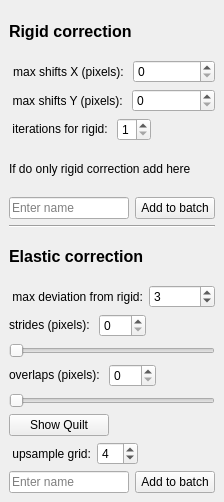
<?xml version="1.0" encoding="UTF-8"?>
<ui version="4.0">
 <class>DockWidget</class>
 <widget class="QDockWidget" name="DockWidget">
  <property name="geometry">
   <rect>
    <x>0</x>
    <y>0</y>
    <width>224</width>
    <height>502</height>
   </rect>
  </property>
  <property name="floating">
   <bool>true</bool>
  </property>
  <property name="windowTitle">
   <string>CaImAn Motion Correction</string>
  </property>
  <widget class="QWidget" name="dockWidgetContents">
   <layout class="QGridLayout" name="gridLayout">
    <item row="4" column="0">
     <widget class="QLabel" name="label_20">
      <property name="text">
       <string>If do only rigid correction add here</string>
      </property>
     </widget>
    </item>
    <item row="5" column="0">
     <layout class="QHBoxLayout" name="horizontalLayout_15">
      <item>
       <widget class="QLineEdit" name="lineEditNameRigid">
        <property name="placeholderText">
         <string>Enter name</string>
        </property>
       </widget>
      </item>
      <item>
       <widget class="QPushButton" name="btnAddToBatchRigid">
        <property name="text">
         <string>Add to batch</string>
        </property>
       </widget>
      </item>
     </layout>
    </item>
    <item row="9" column="0">
     <layout class="QVBoxLayout" name="verticalLayout_5">
      <item>
       <layout class="QHBoxLayout" name="horizontalLayout_17">
        <item>
         <widget class="QLabel" name="label_18">
          <property name="sizePolicy">
           <sizepolicy hsizetype="Preferred" vsizetype="Fixed">
            <horstretch>0</horstretch>
            <verstretch>0</verstretch>
           </sizepolicy>
          </property>
          <property name="text">
           <string>strides (pixels): </string>
          </property>
          <property name="alignment">
           <set>Qt::AlignBottom|Qt::AlignLeading|Qt::AlignLeft</set>
          </property>
         </widget>
        </item>
        <item>
         <widget class="QSpinBox" name="spinboxStrides">
          <property name="maximum">
           <number>500</number>
          </property>
          <property name="value">
           <number>0</number>
          </property>
         </widget>
        </item>
        <item>
         <spacer name="horizontalSpacer_6">
          <property name="orientation">
           <enum>Qt::Horizontal</enum>
          </property>
          <property name="sizeHint" stdset="0">
           <size>
            <width>40</width>
            <height>20</height>
           </size>
          </property>
         </spacer>
        </item>
       </layout>
      </item>
      <item>
       <widget class="QSlider" name="sliderStrides">
        <property name="minimum">
         <number>1</number>
        </property>
        <property name="maximum">
         <number>500</number>
        </property>
        <property name="orientation">
         <enum>Qt::Horizontal</enum>
        </property>
       </widget>
      </item>
     </layout>
    </item>
    <item row="12" column="0">
     <layout class="QHBoxLayout" name="horizontalLayout_19">
      <item>
       <widget class="QLabel" name="label_10">
        <property name="text">
         <string> upsample grid:</string>
        </property>
        <property name="alignment">
         <set>Qt::AlignCenter</set>
        </property>
       </widget>
      </item>
      <item>
       <widget class="QSpinBox" name="spinboxUpsample">
        <property name="minimum">
         <number>1</number>
        </property>
        <property name="maximum">
         <number>10</number>
        </property>
        <property name="value">
         <number>4</number>
        </property>
       </widget>
      </item>
      <item>
       <spacer name="horizontalSpacer_8">
        <property name="orientation">
         <enum>Qt::Horizontal</enum>
        </property>
        <property name="sizeHint" stdset="0">
         <size>
          <width>40</width>
          <height>20</height>
         </size>
        </property>
       </spacer>
      </item>
     </layout>
    </item>
    <item row="13" column="0">
     <layout class="QHBoxLayout" name="horizontalLayout_20">
      <item>
       <widget class="QLineEdit" name="lineEditNameElastic">
        <property name="placeholderText">
         <string>Enter name</string>
        </property>
       </widget>
      </item>
      <item>
       <widget class="QPushButton" name="btnAddToBatchElastic">
        <property name="text">
         <string>Add to batch</string>
        </property>
       </widget>
      </item>
     </layout>
    </item>
    <item row="10" column="0">
     <layout class="QVBoxLayout" name="verticalLayout_6">
      <item>
       <layout class="QHBoxLayout" name="horizontalLayout_18">
        <item>
         <widget class="QLabel" name="label_19">
          <property name="sizePolicy">
           <sizepolicy hsizetype="Preferred" vsizetype="Fixed">
            <horstretch>0</horstretch>
            <verstretch>0</verstretch>
           </sizepolicy>
          </property>
          <property name="text">
           <string>overlaps (pixels): </string>
          </property>
          <property name="alignment">
           <set>Qt::AlignBottom|Qt::AlignLeading|Qt::AlignLeft</set>
          </property>
         </widget>
        </item>
        <item>
         <widget class="QSpinBox" name="spinboxOverlaps">
          <property name="maximum">
           <number>500</number>
          </property>
          <property name="value">
           <number>0</number>
          </property>
         </widget>
        </item>
        <item>
         <spacer name="horizontalSpacer_5">
          <property name="orientation">
           <enum>Qt::Horizontal</enum>
          </property>
          <property name="sizeHint" stdset="0">
           <size>
            <width>40</width>
            <height>20</height>
           </size>
          </property>
         </spacer>
        </item>
       </layout>
      </item>
      <item>
       <widget class="QSlider" name="sliderOverlaps">
        <property name="minimum">
         <number>1</number>
        </property>
        <property name="maximum">
         <number>500</number>
        </property>
        <property name="orientation">
         <enum>Qt::Horizontal</enum>
        </property>
       </widget>
      </item>
     </layout>
    </item>
    <item row="2" column="0">
     <layout class="QHBoxLayout" name="horizontalLayout_13">
      <item>
       <widget class="QLabel" name="label_13">
        <property name="text">
         <string> max shifts Y (pixels): </string>
        </property>
        <property name="alignment">
         <set>Qt::AlignRight|Qt::AlignTrailing|Qt::AlignVCenter</set>
        </property>
       </widget>
      </item>
      <item>
       <widget class="QSpinBox" name="spinboxY">
        <property name="sizePolicy">
         <sizepolicy hsizetype="MinimumExpanding" vsizetype="Fixed">
          <horstretch>0</horstretch>
          <verstretch>0</verstretch>
         </sizepolicy>
        </property>
        <property name="maximum">
         <number>999</number>
        </property>
       </widget>
      </item>
     </layout>
    </item>
    <item row="3" column="0">
     <layout class="QHBoxLayout" name="horizontalLayout_14">
      <item>
       <widget class="QLabel" name="label_6">
        <property name="sizePolicy">
         <sizepolicy hsizetype="Preferred" vsizetype="Fixed">
          <horstretch>0</horstretch>
          <verstretch>0</verstretch>
         </sizepolicy>
        </property>
        <property name="text">
         <string> iterations for rigid: </string>
        </property>
        <property name="alignment">
         <set>Qt::AlignRight|Qt::AlignTrailing|Qt::AlignVCenter</set>
        </property>
       </widget>
      </item>
      <item>
       <widget class="QSpinBox" name="spinboxIterRigid">
        <property name="sizePolicy">
         <sizepolicy hsizetype="Fixed" vsizetype="Fixed">
          <horstretch>0</horstretch>
          <verstretch>0</verstretch>
         </sizepolicy>
        </property>
        <property name="minimum">
         <number>1</number>
        </property>
        <property name="maximum">
         <number>5</number>
        </property>
       </widget>
      </item>
      <item>
       <spacer name="horizontalSpacer_4">
        <property name="orientation">
         <enum>Qt::Horizontal</enum>
        </property>
        <property name="sizeHint" stdset="0">
         <size>
          <width>40</width>
          <height>20</height>
         </size>
        </property>
       </spacer>
      </item>
     </layout>
    </item>
    <item row="6" column="0">
     <widget class="Line" name="line">
      <property name="orientation">
       <enum>Qt::Horizontal</enum>
      </property>
     </widget>
    </item>
    <item row="8" column="0">
     <layout class="QHBoxLayout" name="horizontalLayout_16">
      <item>
       <widget class="QLabel" name="label_15">
        <property name="text">
         <string> max deviation from rigid:</string>
        </property>
        <property name="alignment">
         <set>Qt::AlignCenter</set>
        </property>
       </widget>
      </item>
      <item>
       <widget class="QSpinBox" name="spinboxMaxDev">
        <property name="maximum">
         <number>999</number>
        </property>
        <property name="value">
         <number>3</number>
        </property>
       </widget>
      </item>
     </layout>
    </item>
    <item row="7" column="0">
     <widget class="QLabel" name="label_17">
      <property name="font">
       <font>
        <pointsize>12</pointsize>
        <weight>75</weight>
        <bold>true</bold>
       </font>
      </property>
      <property name="toolTip">
       <string>Compute some summary images (correlation and peak to noise ratio)</string>
      </property>
      <property name="text">
       <string>Elastic correction</string>
      </property>
     </widget>
    </item>
    <item row="0" column="0">
     <widget class="QLabel" name="label_16">
      <property name="font">
       <font>
        <pointsize>12</pointsize>
        <weight>75</weight>
        <bold>true</bold>
       </font>
      </property>
      <property name="toolTip">
       <string>Compute some summary images (correlation and peak to noise ratio)</string>
      </property>
      <property name="text">
       <string>Rigid correction</string>
      </property>
     </widget>
    </item>
    <item row="11" column="0">
     <widget class="QPushButton" name="btnShowQuilt">
      <property name="maximumSize">
       <size>
        <width>100</width>
        <height>16777215</height>
       </size>
      </property>
      <property name="text">
       <string>Show Quilt</string>
      </property>
      <property name="checkable">
       <bool>true</bool>
      </property>
     </widget>
    </item>
    <item row="1" column="0">
     <layout class="QHBoxLayout" name="horizontalLayout_12">
      <item>
       <widget class="QLabel" name="label_9">
        <property name="layoutDirection">
         <enum>Qt::LeftToRight</enum>
        </property>
        <property name="text">
         <string> max shifts X (pixels): </string>
        </property>
        <property name="alignment">
         <set>Qt::AlignRight|Qt::AlignTrailing|Qt::AlignVCenter</set>
        </property>
       </widget>
      </item>
      <item>
       <widget class="QSpinBox" name="spinboxX">
        <property name="sizePolicy">
         <sizepolicy hsizetype="MinimumExpanding" vsizetype="Fixed">
          <horstretch>0</horstretch>
          <verstretch>0</verstretch>
         </sizepolicy>
        </property>
        <property name="maximum">
         <number>999</number>
        </property>
       </widget>
      </item>
     </layout>
    </item>
   </layout>
  </widget>
 </widget>
 <tabstops>
  <tabstop>spinboxX</tabstop>
  <tabstop>spinboxY</tabstop>
  <tabstop>spinboxIterRigid</tabstop>
  <tabstop>lineEditNameRigid</tabstop>
  <tabstop>btnAddToBatchRigid</tabstop>
  <tabstop>spinboxMaxDev</tabstop>
  <tabstop>spinboxStrides</tabstop>
  <tabstop>sliderStrides</tabstop>
  <tabstop>spinboxOverlaps</tabstop>
  <tabstop>sliderOverlaps</tabstop>
  <tabstop>btnShowQuilt</tabstop>
  <tabstop>spinboxUpsample</tabstop>
  <tabstop>lineEditNameElastic</tabstop>
  <tabstop>btnAddToBatchElastic</tabstop>
 </tabstops>
 <resources/>
 <connections>
  <connection>
   <sender>sliderOverlaps</sender>
   <signal>valueChanged(int)</signal>
   <receiver>spinboxOverlaps</receiver>
   <slot>setValue(int)</slot>
   <hints>
    <hint type="sourcelabel">
     <x>140</x>
     <y>393</y>
    </hint>
    <hint type="destinationlabel">
     <x>158</x>
     <y>371</y>
    </hint>
   </hints>
  </connection>
  <connection>
   <sender>sliderStrides</sender>
   <signal>valueChanged(int)</signal>
   <receiver>spinboxStrides</receiver>
   <slot>setValue(int)</slot>
   <hints>
    <hint type="sourcelabel">
     <x>122</x>
     <y>336</y>
    </hint>
    <hint type="destinationlabel">
     <x>148</x>
     <y>314</y>
    </hint>
   </hints>
  </connection>
  <connection>
   <sender>spinboxOverlaps</sender>
   <signal>valueChanged(int)</signal>
   <receiver>sliderOverlaps</receiver>
   <slot>setValue(int)</slot>
   <hints>
    <hint type="sourcelabel">
     <x>158</x>
     <y>371</y>
    </hint>
    <hint type="destinationlabel">
     <x>193</x>
     <y>393</y>
    </hint>
   </hints>
  </connection>
  <connection>
   <sender>spinboxStrides</sender>
   <signal>valueChanged(int)</signal>
   <receiver>sliderStrides</receiver>
   <slot>setValue(int)</slot>
   <hints>
    <hint type="sourcelabel">
     <x>148</x>
     <y>314</y>
    </hint>
    <hint type="destinationlabel">
     <x>92</x>
     <y>336</y>
    </hint>
   </hints>
  </connection>
  <connection>
   <sender>lineEditNameElastic</sender>
   <signal>returnPressed()</signal>
   <receiver>btnAddToBatchElastic</receiver>
   <slot>click()</slot>
   <hints>
    <hint type="sourcelabel">
     <x>116</x>
     <y>484</y>
    </hint>
    <hint type="destinationlabel">
     <x>170</x>
     <y>489</y>
    </hint>
   </hints>
  </connection>
  <connection>
   <sender>lineEditNameRigid</sender>
   <signal>returnPressed()</signal>
   <receiver>btnAddToBatchRigid</receiver>
   <slot>click()</slot>
   <hints>
    <hint type="sourcelabel">
     <x>119</x>
     <y>202</y>
    </hint>
    <hint type="destinationlabel">
     <x>166</x>
     <y>202</y>
    </hint>
   </hints>
  </connection>
 </connections>
</ui>
